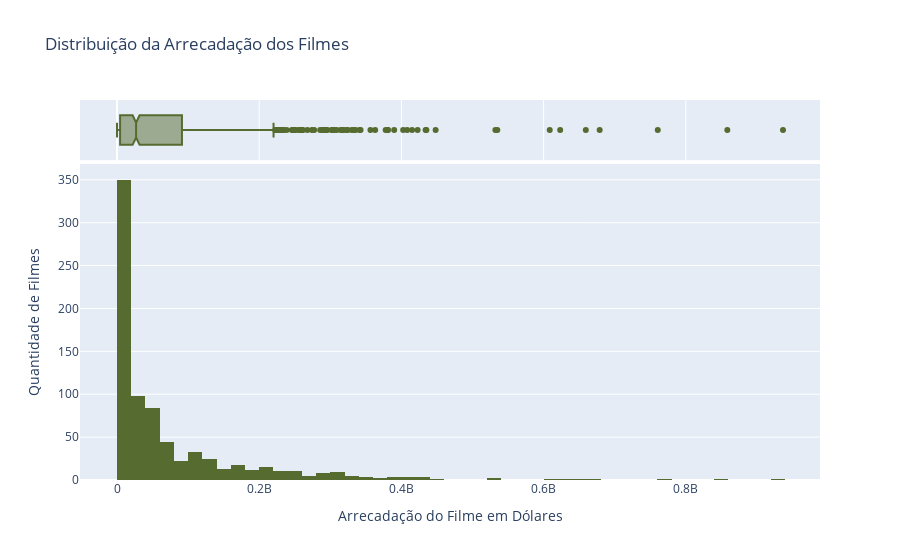

The notebook cell saved with this chart:
### Markdown cell above
**Distribuição da Arrecadação**: Para analisar quanto os filmes do Top 1000 arrecadaram, aplicaremos um **Histograma** junto de um **Boxplot**, pois ambos os gráficos auxiliam no entendimento da distribuição em variáveis númericas.

Pelos gráficos, é possível notar que mais de 25% dos filmes arrecadaram menos de 20 milhões de dólares e 75% arrecadaram menos de 105 milhões. Enquanto isso, há alguns outliers que conseguiram arrecadar mais de meio bilhão de dólares. É interessante observar que a distribuição do histograma é muito similar ao gráfico do número de votos no IMDB. Isso traz uma evidência inicial de que o número de interações com o filme influencia mais em sua arrecadação do que as notas do IMDB.

### Code cell
# Distribuição da Arrecadação dos Filmes
gross_hist = px.histogram(
    x=df.Gross, 
    title="Distribuição da Arrecadação dos Filmes",
    marginal="box",
    labels={"x": "Arrecadação do Filme em Dólares"}
    ).update_traces(marker_color="DarkOliveGreen").update_layout(yaxis_title="Quantidade de Filmes")
gross_hist.show()

### Figure 1 — Plotly figure (JSON) as saved in the notebook; plotly's stock layout.template omitted (floating-point values rounded to 4 significant figures; data arrays with more than 128 entries replaced by an {"elided": "..."} marker saying what was removed)
{"data": [{"alignmentgroup": "True", "bingroup": "x", "hovertemplate": "Arrecadação do Filme em Dólares=%{x}<br>count=%{y}<extra></extra>", "legendgroup": "", "marker": {"color": "DarkOliveGreen", "pattern": {"shape": ""}}, "name": "", "offsetgroup": "", "orientation": "v", "showlegend": false, "type": "histogram", "x": {"elided": "785 int values"}, "xaxis": "x", "yaxis": "y"}, {"alignmentgroup": "True", "hovertemplate": "Arrecadação do Filme em Dólares=%{x}<extra></extra>", "legendgroup": "", "marker": {"color": "DarkOliveGreen"}, "name": "", "notched": true, "offsetgroup": "", "showlegend": false, "type": "box", "x": {"elided": "785 int values"}, "xaxis": "x2", "yaxis": "y2"}], "layout": {"barmode": "relative", "legend": {"tracegroupgap": 0}, "title": {"text": "Distribuição da Arrecadação dos Filmes"}, "xaxis": {"anchor": "y", "domain": [0, 1], "title": {"text": "Arrecadação do Filme em Dólares"}}, "xaxis2": {"anchor": "y2", "domain": [0, 1], "matches": "x", "showgrid": true, "showticklabels": false}, "yaxis": {"anchor": "x", "domain": [0, 0.8316], "title": {"text": "Quantidade de Filmes"}}, "yaxis2": {"anchor": "x2", "domain": [0.8416, 1], "matches": "y2", "showgrid": false, "showline": false, "showticklabels": false, "ticks": ""}}}
